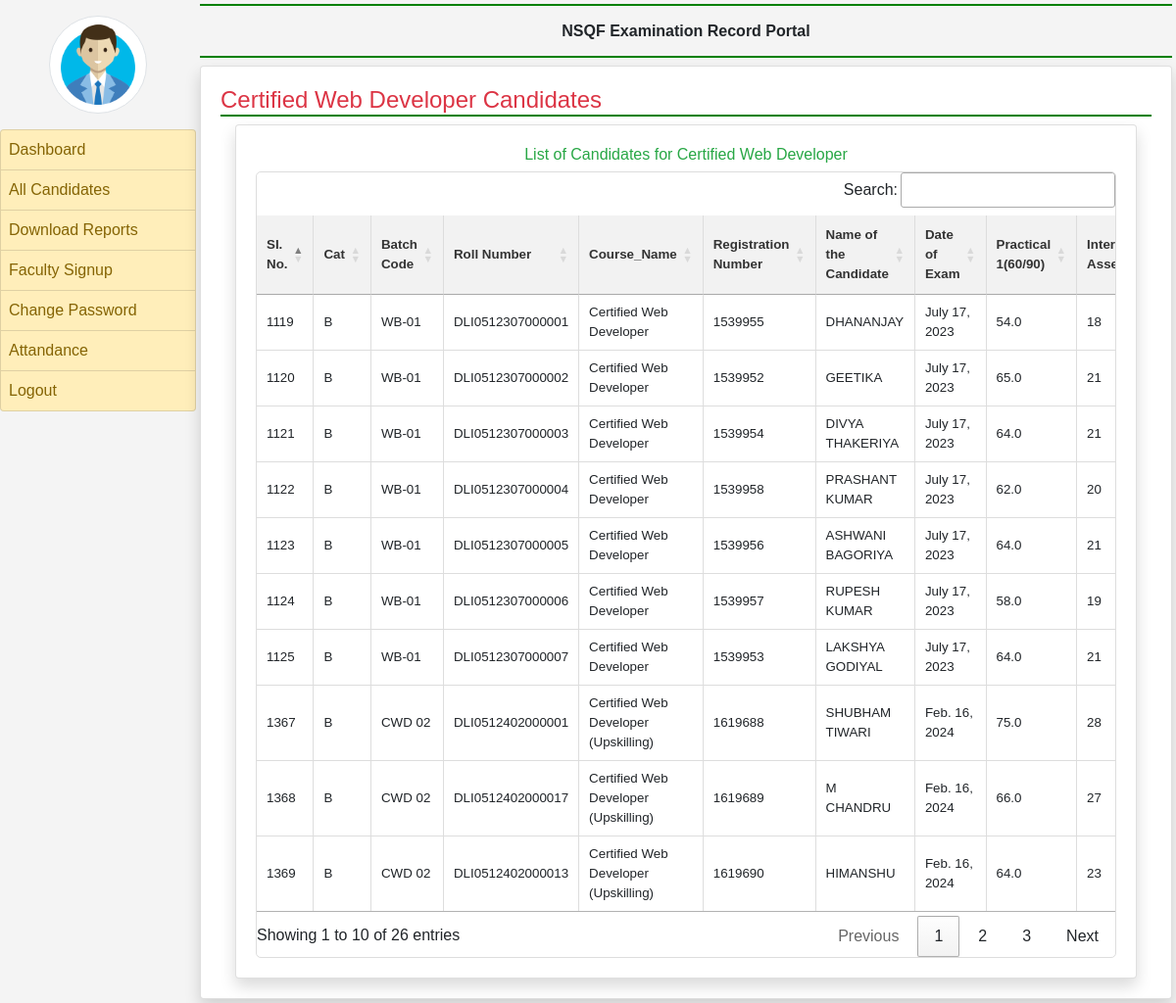
The page /admin-view-course/Certified Web Developer/ on the database its author committed.
### employee/models.py (models this page shows, shortened)
class TP(models.Model):
    Cat=models.CharField(max_length=100,default="X")
    Batch_Code = models.CharField(max_length=100,default='NA')
    Roll_No = models.CharField(max_length=100,default='NA')
    Course_Name = models.CharField(max_length=100,default='certified computer application accounting and publishing',null=True)
    Registration_number = models.IntegerField(null=True)
    Name_of_the_Candidate = models.CharField(max_length=100,default='NA')
    Mother_Name = models.CharField(max_length=100,default='NA')
    Father_Name = models.CharField(max_length=100,default='NA')
    DOB = models.DateField(null=True)
    Name_of_the_training_Partner = models.CharField(max_length=200,default='NA')
    Code_of_the_training_Partner = models.CharField(max_length=200,default='NA')
    Practical1 = models.CharField(max_length=100,default='NA')
    Practical2 = models.CharField(max_length=100,default='NA')
    IS1 = models.CharField(max_length= 100, null= True )
    IS2 = models.CharField(max_length= 100, null = True)
    Internal_Assessment = models.IntegerField(null=True)
    Project = models.CharField(max_length=100,default='NA')
    Major_Project = models.CharField(max_length=100, default='NA')
    Major_Project2 = models.CharField(max_length=100, default='NA')
    Typing_Speed=models.CharField(max_length=100, default='NA')
    Theory1=models.CharField(max_length=100, default='NA')
    Theory2=models.CharField(max_length=100, default='NA')
    Center_code = models.CharField(max_length=100,  default='NA')
    Total = models.DecimalField(max_digits=10, decimal_places=2, default=Decimal('0.00'))
    Email_office = models.EmailField(null=True)
    Date_of_Exam = models.DateField(null=True)

### employee/views.py (the view)
# urls.py: path('admin-view-course/<str:course_name>/', view_course, name='admin_view_course'),
def view_course(request, course_name):
    candidates = TP.objects.filter(Course_Name__icontains=course_name)
    context = {
        'course_name': course_name,
        'candidates': candidates
    }
    return render(request, 'course_detail.html', context)

### employee/templates/course_detail.html (shortened to what this page needs)
{% extends 'admin_base.html' %}
{% block main %}
<h4 class="py-auto text-danger" style="border-bottom: 2px solid green;">{{ course_name }} Candidates</h4>
<div class="container">
    <div class="row text-center">
        <div class="col-sm-12">
            <div class="card shadow">
                <div class="card-body">
                    <h6 class="text-success">List of Candidates for {{ course_name }}</h6>
                    <div class="table-container">
                        <table id="second_example" style="font-size: smaller; width: 100%;">
                            <thead>
                                <tr>
                                    <th style="width:3%;">SI. No.</th>
                                    <th style="width:2%;">Cat</th>
                                    <th style="width:4%;">Batch Code</th>
                                    <th style="width:10%;">Roll Number</th>
                                    <th style="width:10%;">Course_Name</th>
                                    <th style="width:5%;">Registration Number</th>
                                    <th style="width:8%;">Name of the Candidate</th>
                                    <th style="width:5%;">Date of Exam</th>
                                    <th>Practical 1(60/90)</th>
                                    <th>Internal Assessment(20/30)</th>
                                </tr>
                            </thead>
                            <tbody>
                                {% for item in candidates %}
                                <tr>
                                    <td>{{ item.id }}</td>
                                    <td>{{ item.Cat }}</td>
                                    <td>{{ item.Batch_Code }}</td>
                                    <td>{{ item.Roll_No }}</td>
                                    <td>{{ item.Course_Name }}</td>
                                    <td>{{ item.Registration_number }}</td>
                                    <td>{{ item.Name_of_the_Candidate }}</td>
                                    <td>{{ item.Date_of_Exam }}</td>
                                    <td>{{ item.Practical1 }}</td>
                                    <td>{{ item.Internal_Assessment }}</td>
                                </tr>
                                {% endfor %}
                            </tbody>
                        </table>
                    </div>
                </div>
            </div>
        </div>
    </div>
</div>
{% endblock %}

### employee/templates/course_detail.html (style rules this page uses)
body { font-family: Arial, sans-serif; background-color: #f4f4f4; margin: 0; padding: 0; }
.table-container { overflow-x: auto; overflow-y: auto; border: 1px solid #ddd; border-radius: 5px; }
table { width: 100%; border-collapse: collapse; margin-top: 20px; table-layout: auto; }
th, td { padding: 10px; text-align: left; border-bottom: 1px solid #ddd; border-right: 1px solid #ddd; word-wrap: break-word; }
th { background-color: #f2f2f2; color: #333; }
tr:last-child td { border-bottom: none; }
tr:nth-child(even) { background-color: #f9f9f9; }

### rows shown on the page
TP: id "1119", Cat "B", Batch_Code "WB-01", Roll_No "DLI0512307000001", Course_Name "Certified Web Developer", Registration_number "1539955", Name_of_the_Candidate "DHANANJAY", Date_of_Exam "July 17, 2023", Practical1 "54.0", Internal_Assessment "18"
TP: id "1120", Cat "B", Batch_Code "WB-01", Roll_No "DLI0512307000002", Course_Name "Certified Web Developer", Registration_number "1539952", Name_of_the_Candidate "GEETIKA", Date_of_Exam "July 17, 2023", Practical1 "65.0", Internal_Assessment "21"
TP: id "1121", Cat "B", Batch_Code "WB-01", Roll_No "DLI0512307000003", Course_Name "Certified Web Developer", Registration_number "1539954", Name_of_the_Candidate "DIVYA THAKERIYA", Date_of_Exam "July 17, 2023", Practical1 "64.0", Internal_Assessment "21"
TP: id "1122", Cat "B", Batch_Code "WB-01", Roll_No "DLI0512307000004", Course_Name "Certified Web Developer", Registration_number "1539958", Name_of_the_Candidate "PRASHANT KUMAR", Date_of_Exam "July 17, 2023", Practical1 "62.0", Internal_Assessment "20"
TP: id "1123", Cat "B", Batch_Code "WB-01", Roll_No "DLI0512307000005", Course_Name "Certified Web Developer", Registration_number "1539956", Name_of_the_Candidate "ASHWANI BAGORIYA", Date_of_Exam "July 17, 2023", Practical1 "64.0", Internal_Assessment "21"
TP: id "1124", Cat "B", Batch_Code "WB-01", Roll_No "DLI0512307000006", Course_Name "Certified Web Developer", Registration_number "1539957", Name_of_the_Candidate "RUPESH KUMAR", Date_of_Exam "July 17, 2023", Practical1 "58.0", Internal_Assessment "19"
TP: id "1125", Cat "B", Batch_Code "WB-01", Roll_No "DLI0512307000007", Course_Name "Certified Web Developer", Registration_number "1539953", Name_of_the_Candidate "LAKSHYA GODIYAL", Date_of_Exam "July 17, 2023", Practical1 "64.0", Internal_Assessment "21"
TP: id "1367", Cat "B", Batch_Code "CWD 02", Roll_No "DLI0512402000001", Course_Name "Certified Web Developer (Upskilling)", Registration_number "1619688", Name_of_the_Candidate "SHUBHAM TIWARI", Date_of_Exam "Feb. 16, 2024", Practical1 "75.0", Internal_Assessment "28"
TP: id "1368", Cat "B", Batch_Code "CWD 02", Roll_No "DLI0512402000017", Course_Name "Certified Web Developer (Upskilling)", Registration_number "1619689", Name_of_the_Candidate "M CHANDRU", Date_of_Exam "Feb. 16, 2024", Practical1 "66.0", Internal_Assessment "27"
TP: id "1369", Cat "B", Batch_Code "CWD 02", Roll_No "DLI0512402000013", Course_Name "Certified Web Developer (Upskilling)", Registration_number "1619690", Name_of_the_Candidate "HIMANSHU", Date_of_Exam "Feb. 16, 2024", Practical1 "64.0", Internal_Assessment "23"

### other values the page prints
{{ course_name }} "Certified Web Developer"
